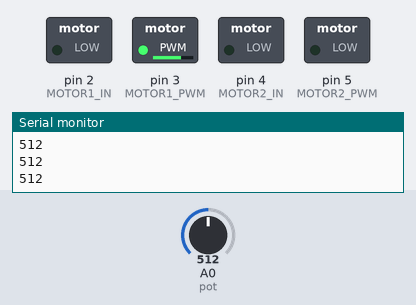
Recording of a sketch running on a simulated Arduino Uno, built with avr-gcc and run on an emulated ATmega328P. Parts: switched loads named in the sketch (green lamp = pin HIGH), the last lines printed to the serial monitor. The inputs (shaded band) are chosen by the test bench; at power-on: A0 (pot) = 512.

Above: at 1.2 s.
1.3 s: A0 (pot) set to 716
At 2.3 s:
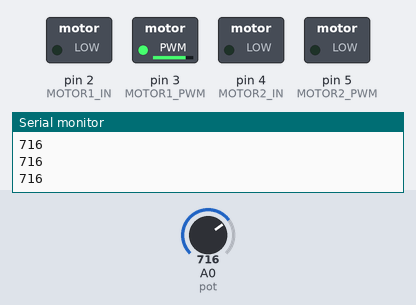
2.8 s: A0 (pot) set to 122
At 3.5 s:
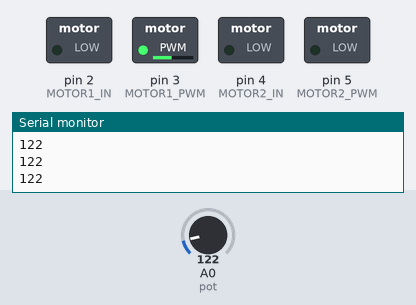
4.3 s: A0 (pot) set to 511
At 4.6 s:
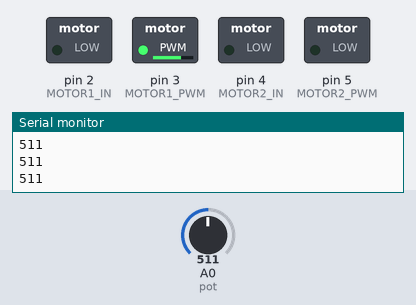
Timing chart, 0 to 7.3 s (numbered marks = the images above; inputs shaded):
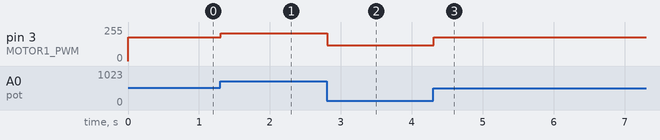

Measured:
- after the input at 1.3 s, pin 3 (MOTOR1_PWM): 177/255 → 208/255 at once
- after the input at 2.8 s, pin 3 (MOTOR1_PWM): 208/255 → 118/255 at once
- after the input at 4.3 s, pin 3 (MOTOR1_PWM): 118/255 → 177/255 at once

The sketch:

Brushed_DC_Motors_2.ino
```cpp
const int MOTOR1_IN = 2;
const int MOTOR1_PWM = 3;
const int MOTOR2_IN = 4;
const int MOTOR2_PWM = 5;
const int pot = A0;
const int motorLowest = 100;

void setup(){
  pinMode(MOTOR1_IN, OUTPUT);
  pinMode(MOTOR1_PWM, OUTPUT);
  pinMode(MOTOR2_IN, OUTPUT);
  pinMode(MOTOR2_PWM, OUTPUT);
  Serial.begin(9600);
  pinMode(pot, INPUT);
}
void loop(){
  int potReading = analogRead(pot);//0-1023
  Serial.println(potReading);
  //int motorSpeed = map(potReading, 0, 1023, 0, 255); //old
  int motorSpeed = map(potReading, 0, 1023, motorLowest, 255);
  analogWrite(MOTOR1_PWM, motorSpeed);
  digitalWrite(MOTOR1_IN, 0);

}
```
